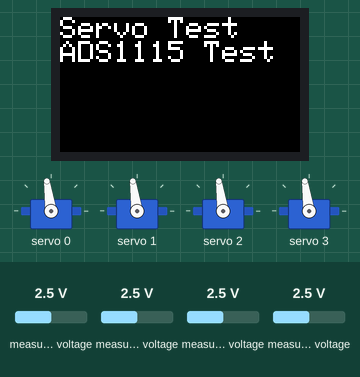
The sketch below on a simulated ESP32. Shown: 240×135 colour display, 4 × servo. The inputs (shaded band) are chosen by the test bench; at power-on: measured voltage 2.5 V. What the sketch prints to the serial monitor is not drawn.

Above: at 1.3 s.
1.4 s: measured voltage (sensor 200) set to 0.1 V
At 1.8 s:
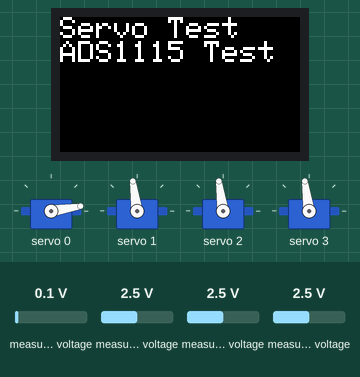
2.9 s: measured voltage (sensor 201) set to 0.1 V
At 4.1 s:
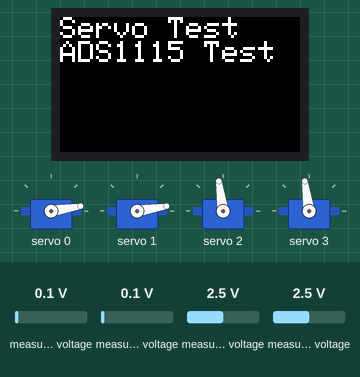
4.4 s: measured voltage (sensor 202) set to 0.1 V
At 5.6 s:
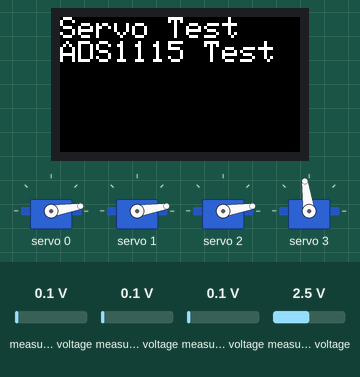
5.9 s: measured voltage (sensor 203) set to 0.1 V
At 6.7 s:
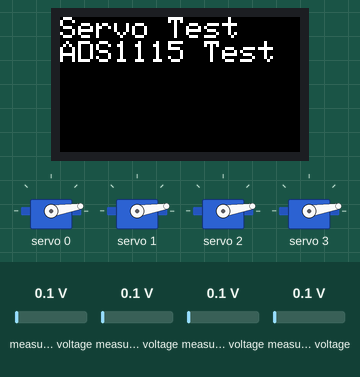
7.4 s: measured voltage (sensor 200) set to 1.2 V
At 8.0 s:
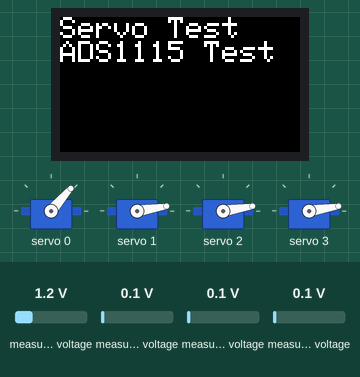
8.9 s: measured voltage (sensor 201) set to 1.2 V
At 10.3 s:
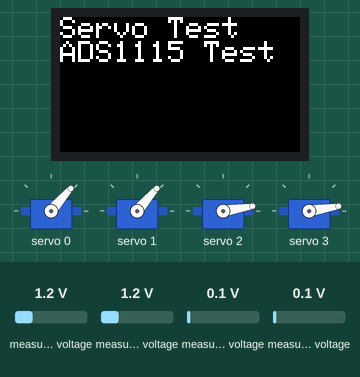
Timing chart, 0 to 11.4 s (numbered marks = the images above; inputs shaded):
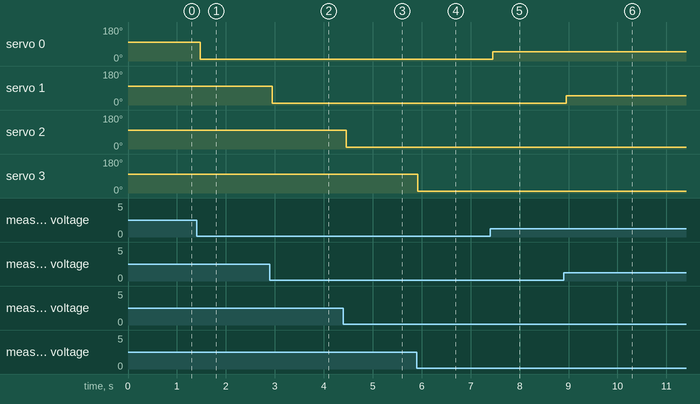

The sketch:

Poten_control__Servo.ino
```cpp
#include <M5StickCPlus.h>
#include <Wire.h>
#include <Adafruit_PWMServoDriver.h>
#include <Adafruit_ADS1X15.h>

#define I2C_SDA 32
#define I2C_SCL 33

Adafruit_ADS1115 ads;

Adafruit_PWMServoDriver pwm = Adafruit_PWMServoDriver(0x40,Wire);

#define SERVOMIN  150
#define SERVOMAX  620

uint8_t servonum = 0;

void setup() {
  M5.begin();
  Wire.begin(I2C_SDA, I2C_SCL);
  Serial.begin(115200);
  Serial.println("ADS1115 Test");
  Serial.println("4 channel Servo test!");
  M5.Lcd.setTextSize(3);  // Set font size.  设置字体大小
  M5.Lcd.setRotation(3);  // Rotate the screen. 将屏幕旋转
    // LCD display.  Lcd显示
  M5.Lcd.println("Servo Test");
  M5.Lcd.println("ADS1115 Test");

  pwm.begin();
  pwm.setPWMFreq(60);

  if (!ads.begin()) {
    Serial.println("Failed to initialize ADS.");
    while (1);
  }

}

void loop() {
  int16_t adc0, adc1, adc2, adc3;
  float volts0, volts1, volts2, volts3;

  adc0 = ads.readADC_SingleEnded(0);
  adc1 = ads.readADC_SingleEnded(1);
  adc2 = ads.readADC_SingleEnded(2);
  adc3 = ads.readADC_SingleEnded(3);

  volts0 = ads.computeVolts(adc0);
  volts1 = ads.computeVolts(adc1);
  volts2 = ads.computeVolts(adc2);
  volts3 = ads.computeVolts(adc3);

  Serial.println("-----------------------------------------------------------");
  Serial.print("AIN0: "); Serial.print(adc0); Serial.print("  "); Serial.print(volts0); Serial.println("V");
  Serial.print("AIN1: "); Serial.print(adc1); Serial.print("  "); Serial.print(volts1); Serial.println("V");
  Serial.print("AIN2: "); Serial.print(adc2); Serial.print("  "); Serial.print(volts2); Serial.println("V");
  Serial.print("AIN3: "); Serial.print(adc3); Serial.print("  "); Serial.print(volts3); Serial.println("V");

  //int Vread=0;
  //Vread = analogRead(26);
  //Serial.println(Vread);
  int16_t x1, x2, x3, x4;
  x1 = map(adc0,0,26850,0,180);
  x2 = map(adc1,0,26850,0,180);
  x3 = map(adc2,0,26850,0,180);
  x4 = map(adc3,0,26850,0,180);
  pwm.setPWM(0, 0, angleToPulse(x1));
  pwm.setPWM(1, 0, angleToPulse(x2));
  pwm.setPWM(2, 0, angleToPulse(x3));
  pwm.setPWM(3, 0, angleToPulse(x4));
}

int angleToPulse(int ang){
  int pulse = map(ang, 0, 180, SERVOMIN, SERVOMAX);
  //Serial.print("Angle: ");Serial.print(ang);Serial.print(" pulse: ");Serial.println(pulse);
  return pulse;
}
```

Measured:
- after the input at 1.4 s, servo 0: 98° → 9° after 0.07 s
- after the input at 2.9 s, servo 1: 98° → 9° after 0.05 s
- after the input at 4.4 s, servo 2: 98° → 9° after 0.05 s
- after the input at 5.9 s, servo 3: 98° → 9° at once
- after the input at 7.4 s, servo 0: 9° → 49° after 0.05 s
- after the input at 8.9 s, servo 1: 9° → 49° after 0.05 s
